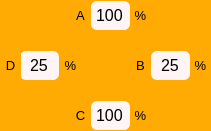
      <widget class="QFrame" name="frame_3">
       <property name="geometry">
        <rect>
         <x>100</x>
         <y>0</y>
         <width>211</width>
         <height>131</height>
        </rect>
       </property>
       <property name="styleSheet">
        <string notr="true">background-color: rgb(255, 171, 3);
border-radius:15px;
</string>
       </property>
       <property name="frameShape">
        <enum>QFrame::StyledPanel</enum>
       </property>
       <property name="frameShadow">
        <enum>QFrame::Raised</enum>
       </property>
       <widget class="QLineEdit" name="zoneA">
        <property name="geometry">
         <rect>
          <x>90</x>
          <y>0</y>
          <width>41</width>
          <height>31</height>
         </rect>
        </property>
        <property name="font">
         <font>
          <pointsize>12</pointsize>
         </font>
        </property>
        <property name="styleSheet">
         <string notr="true">QLineEdit
{
border-radius:7px;
border:2px solid rgba(0,0,0,0);
background-color: #fef5f4;
}

QLineEdit::focus
{
border:3px solid #ff8f8a;
}</string>
        </property>
        <property name="text">
         <string>100</string>
        </property>
        <property name="alignment">
         <set>Qt::AlignCenter</set>
        </property>
       </widget>
       <widget class="QLineEdit" name="zoneC">
        <property name="geometry">
         <rect>
          <x>90</x>
          <y>100</y>
          <width>41</width>
          <height>31</height>
         </rect>
        </property>
        <property name="font">
         <font>
          <pointsize>12</pointsize>
         </font>
        </property>
        <property name="styleSheet">
         <string notr="true">QLineEdit
{
border-radius:7px;
border:2px solid rgba(0,0,0,0);
background-color: #fef5f4;
}

QLineEdit::focus
{
border:3px solid #ff8f8a;
}</string>
        </property>
        <property name="text">
         <string>100</string>
        </property>
        <property name="alignment">
         <set>Qt::AlignCenter</set>
        </property>
       </widget>
       <widget class="QLineEdit" name="zoneB">
        <property name="geometry">
         <rect>
          <x>150</x>
          <y>50</y>
          <width>41</width>
          <height>31</height>
         </rect>
        </property>
        <property name="font">
         <font>
          <pointsize>12</pointsize>
         </font>
        </property>
        <property name="styleSheet">
         <string notr="true">QLineEdit
{
border-radius:7px;
border:2px solid rgba(0,0,0,0);
background-color: #fef5f4;
}

QLineEdit::focus
{
border:3px solid #ff8f8a;
}</string>
        </property>
        <property name="text">
         <string>25</string>
        </property>
        <property name="alignment">
         <set>Qt::AlignCenter</set>
        </property>
       </widget>
       <widget class="QLineEdit" name="zoneD">
        <property name="geometry">
         <rect>
          <x>19</x>
          <y>50</y>
          <width>41</width>
          <height>31</height>
         </rect>
        </property>
        <property name="font">
         <font>
          <pointsize>12</pointsize>
         </font>
        </property>
        <property name="styleSheet">
         <string notr="true">QLineEdit
{
border-radius:7px;
border:2px solid rgba(0,0,0,0);
background-color: #fef5f4;
}

QLineEdit::focus
{
border:3px solid #ff8f8a;
}</string>
        </property>
        <property name="text">
         <string>25</string>
        </property>
        <property name="alignment">
         <set>Qt::AlignCenter</set>
        </property>
       </widget>
       <widget class="QLabel" name="label_115">
        <property name="geometry">
         <rect>
          <x>130</x>
          <y>0</y>
          <width>21</width>
          <height>31</height>
         </rect>
        </property>
        <property name="font">
         <font>
          <pointsize>10</pointsize>
         </font>
        </property>
        <property name="text">
         <string>%</string>
        </property>
        <property name="alignment">
         <set>Qt::AlignCenter</set>
        </property>
       </widget>
       <widget class="QLabel" name="label_116">
        <property name="geometry">
         <rect>
          <x>60</x>
          <y>50</y>
          <width>21</width>
          <height>31</height>
         </rect>
        </property>
        <property name="font">
         <font>
          <pointsize>10</pointsize>
         </font>
        </property>
        <property name="text">
         <string>%</string>
        </property>
        <property name="alignment">
         <set>Qt::AlignCenter</set>
        </property>
       </widget>
       <widget class="QLabel" name="label_117">
        <property name="geometry">
         <rect>
          <x>130</x>
          <y>100</y>
          <width>21</width>
          <height>31</height>
         </rect>
        </property>
        <property name="font">
         <font>
          <pointsize>10</pointsize>
         </font>
        </property>
        <property name="text">
         <string>%</string>
        </property>
        <property name="alignment">
         <set>Qt::AlignCenter</set>
        </property>
       </widget>
       <widget class="QLabel" name="label_118">
        <property name="geometry">
         <rect>
          <x>190</x>
          <y>50</y>
          <width>21</width>
          <height>31</height>
         </rect>
        </property>
        <property name="font">
         <font>
          <pointsize>10</pointsize>
         </font>
        </property>
        <property name="text">
         <string>%</string>
        </property>
        <property name="alignment">
         <set>Qt::AlignCenter</set>
        </property>
       </widget>
       <widget class="QLabel" name="label_119">
        <property name="geometry">
         <rect>
          <x>70</x>
          <y>0</y>
          <width>21</width>
          <height>31</height>
         </rect>
        </property>
        <property name="font">
         <font>
          <pointsize>10</pointsize>
         </font>
        </property>
        <property name="text">
         <string>A</string>
        </property>
        <property name="alignment">
         <set>Qt::AlignCenter</set>
        </property>
       </widget>
       <widget class="QLabel" name="label_120">
        <property name="geometry">
         <rect>
          <x>130</x>
          <y>50</y>
          <width>21</width>
          <height>31</height>
         </rect>
        </property>
        <property name="font">
         <font>
          <pointsize>10</pointsize>
         </font>
        </property>
        <property name="text">
         <string>B</string>
        </property>
        <property name="alignment">
         <set>Qt::AlignCenter</set>
        </property>
       </widget>
       <widget class="QLabel" name="label_121">
        <property name="geometry">
         <rect>
          <x>70</x>
          <y>100</y>
          <width>21</width>
          <height>31</height>
         </rect>
        </property>
        <property name="font">
         <font>
          <pointsize>10</pointsize>
         </font>
        </property>
        <property name="text">
         <string>C</string>
        </property>
        <property name="alignment">
         <set>Qt::AlignCenter</set>
        </property>
       </widget>
       <widget class="QLabel" name="label_122">
        <property name="geometry">
         <rect>
          <x>0</x>
          <y>50</y>
          <width>21</width>
          <height>31</height>
         </rect>
        </property>
        <property name="font">
         <font>
          <pointsize>10</pointsize>
         </font>
        </property>
        <property name="text">
         <string>D</string>
        </property>
        <property name="alignment">
         <set>Qt::AlignCenter</set>
        </property>
       </widget>
      </widget>
